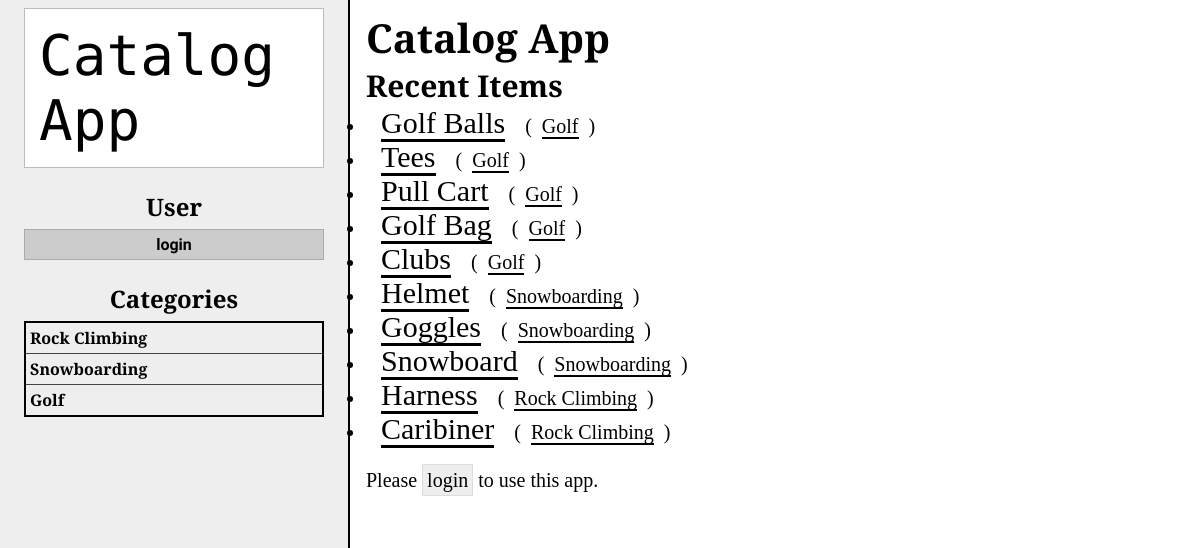
The page / on the database its author committed.
### database_setup.py (models this page shows, shortened)
class Category(Base):
    __tablename__ = 'category'
    id = Column(Integer, primary_key=True)
    name = Column(String(250), nullable=False)
    slug = Column(String(250))
    user_id = Column(Integer, ForeignKey('user.id'))
    user = relationship(User)
    created = Column(DateTime, default=datetime.datetime.utcnow)
    updated = Column(
        DateTime,
        default=datetime.datetime.utcnow,
        onupdate=datetime.datetime.now)  # pep8 E501

class Item(Base):
    __tablename__ = 'item'
    name = Column(String(80), nullable=False)
    id = Column(Integer, primary_key=True)
    slug = Column(String(80))
    description = Column(String(250))
    category_id = Column(Integer, ForeignKey('category.id'))
    category = relationship(Category)
    user_id = Column(Integer, ForeignKey('user.id'))
    user = relationship(User)
    created = Column(DateTime, default=datetime.datetime.utcnow)
    updated = Column(
        DateTime,
        default=datetime.datetime.utcnow,
        onupdate=datetime.datetime.now)

### app.py (the view)
@app.route('/')
def index():
    recent_items = session.query(Item)
    recent_items = recent_items.order_by(desc(Item.created))
    recent_items = recent_items.limit(10).all()
    return render_template('index.html', recent_items=recent_items)

### app.py (called while the page is built)
def getCurrentUser():
    if 'email' in login_session:
        try:
            return getUserByID(getUserIDByEmail(login_session['email']))
        except:
            return None
    return None

def userAuthenticated():
    return 'name' in login_session

### templates/index.html (shortened to what this page needs)
{% extends "layout.html" %}
{% block content %}
<h1>Catalog App</h1>
<h2>Recent Items</h2>
<ul id='recent_items'>
{% if recent_items %}
    {% for item in recent_items %}
        <li class='item'>
            <a class='name' href="{{url_for('showItem', category_slug=item.category.slug, item_slug=item.slug)}}">{{item.name}}</a>
            (<a class='category' href="{{url_for('showCategory', slug=item.category.slug)}}">{{item.category.name}}</a>)
        </li>
    {% endfor %}
{% endif %}
{% if not userAuthenticated() %}
    <br>
    <div>Please <a class='button' href="{{url_for('login')}}">login</a> to use this app.</div>
{% endif %}
</ul>
{% endblock %}

### templates/layout.html (shortened to what this page needs)
<!DOCTYPE html>
<html lang="en">
    <head>
        <link rel=stylesheet type=text/css href="/static/assets/stylesheets/shared.css">
    </head>
    <body>
        <div class="container">
            {% include "_sidebar.html" %}
            <main>
                {% block content %}
                {% endblock %}
            </main>
        </div>
    </body>
</html>

### templates/_sidebar.html (shortened to what this page needs)
<sidebar>
    <div id='logo'>
        <a href="{{ url_for('index') }}">Catalog App</a>
    </div>
    <div id='social'>
        <h2>User</h2>
        {% with user = getCurrentUser() %}
        {% if user %}
            <a href="{{ url_for('showUser') }}">
                <div class='picture'><img src="{{user.picture}}"></div>
                <div class='email'>{{user.email}}</div>
            </a>
            <a href="{{ url_for('logout') }}" class='logout'>logout</a>
        {% else %}
            <a href="{{ url_for('login') }}" class='login'>login</a>
        {% endif %}
        {% endwith %}
    </div>
    <h2><a href="{{url_for('showCategories')}}">Categories</a></h2>
    <div id='categories'>
        {% for category in getCategories() %}
            {% with class_html = getClassHTML(category.slug) %}
            <a href="{{ url_for('showCategory', slug=category.slug) }}"{{class_html | safe}}>{{category.name}}</a>
            {% endwith %}
        {% endfor %}
    </div>
</sidebar>

### static/assets/stylesheets/shared.css (style rules this page uses)
body { font-family: 'Spectral SC'; }
* { margin:0; padding:0; }
ul, ul li { margin-left:0.5em; }
h1, h2, h3, h4, h5, h6 { font-weight: bold; }
a { color: inherit; text-decoration: none; }
.container { margin:0 auto; background:white; vertical-align: top }
sidebar, main { margin:0; padding:0.5em 1.5em; min-height:500px; vertical-align: top; }
sidebar { max-width:300px; margin-right:1em; border-right:2px solid black; float:left; height:98vh; background: #eee }
sidebar #logo a { display: block; padding:0.25em; font-size:3.5em; color:black; background: white; border:1px solid #bbb; font-family:'Libre Barcode 128 Text'; }
sidebar #social { margin:1em 0; }
sidebar #social a { display: block; background: #ccc; border:1px solid #aaa; padding:0.3em 0.5em; font-family: oxygen; font-weight:bold; text-align:center; }
sidebar h2 { text-align: center; padding:0.25em; }
sidebar #categories { border:2px solid black; }
sidebar #categories a { display:block; padding:0.25em; font-weight:bold; border-bottom:1px solid #444; }
sidebar #categories a:last-child { border-bottom:none; }
main { display:block; font-size:1.25em; padding-left:310px; }
main h1 { font-size:2em; }
main a.button { background:#eee; border:1px solid #ddd; padding:0.2em; }
#recent_items .item a { margin:0.5em; }
#recent_items .item .name { font-size:1.5em; }
.category a, .item a { border-bottom: 0.1em solid black; }

### rows shown on the page
Category: name "Rock Climbing"
Category: name "Snowboarding"
Category: name "Golf"
Item: name "Golf Balls", category.name "Golf"
Item: name "Tees", category.name "Golf"
Item: name "Pull Cart", category.name "Golf"
Item: name "Golf Bag", category.name "Golf"
Item: name "Clubs", category.name "Golf"
Item: name "Helmet", category.name "Snowboarding"
Item: name "Goggles", category.name "Snowboarding"
Item: name "Snowboard", category.name "Snowboarding"
Item: name "Harness", category.name "Rock Climbing"
Item: name "Caribiner", category.name "Rock Climbing"
